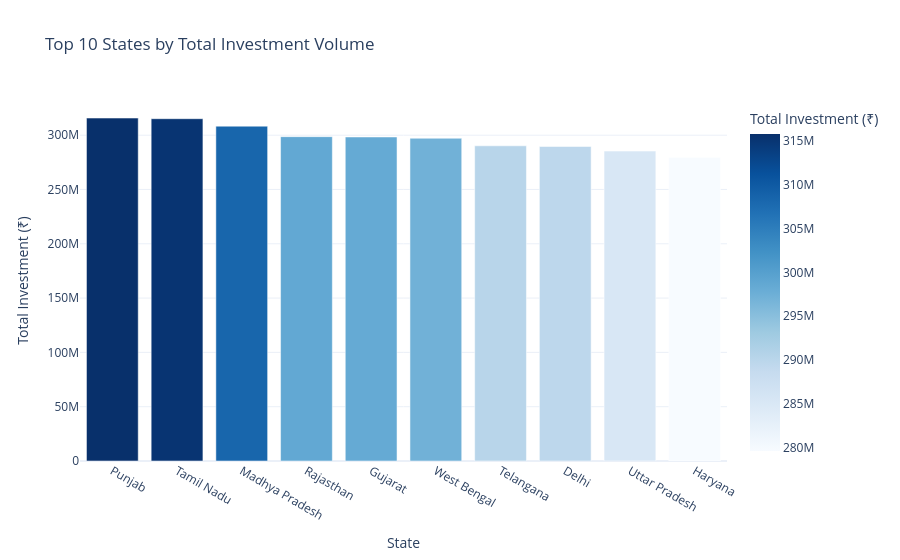

The code cell stored with this chart in its notebook:
### Code cell
# 10g. Top 10 states by total investment
state_inv = transactions.groupby("state")["amount_inr"].sum().nlargest(10)

fig = px.bar(state_inv.reset_index(), x="state", y="amount_inr",
             title="Top 10 States by Total Investment Volume",
             labels={"amount_inr": "Total Investment (₹)", "state": "State"},
             color="amount_inr", color_continuous_scale="Blues",
             template="plotly_white")
fig.show()

### Figure 1 — Plotly figure (JSON) as saved in the notebook; plotly's stock layout.template omitted (floating-point values rounded to 4 significant figures)
{"data": [{"hovertemplate": "State=%{x}<br>Total Investment (₹)=%{marker.color}<extra></extra>", "legendgroup": "", "marker": {"color": [315780459, 315177237, 308312493, 298645822, 298358940, 297182514, 290219284, 289633404, 285368873, 279634354], "coloraxis": "coloraxis", "pattern": {"shape": ""}}, "name": "", "orientation": "v", "showlegend": false, "textposition": "auto", "type": "bar", "x": ["Punjab", "Tamil Nadu", "Madhya Pradesh", "Rajasthan", "Gujarat", "West Bengal", "Telangana", "Delhi", "Uttar Pradesh", "Haryana"], "xaxis": "x", "y": [315780459, 315177237, 308312493, 298645822, 298358940, 297182514, 290219284, 289633404, 285368873, 279634354], "yaxis": "y"}], "layout": {"barmode": "relative", "coloraxis": {"colorbar": {"title": {"text": "Total Investment (₹)"}}, "colorscale": [[0.0, "rgb(247,251,255)"], [0.125, "rgb(222,235,247)"], [0.25, "rgb(198,219,239)"], [0.375, "rgb(158,202,225)"], [0.5, "rgb(107,174,214)"], [0.625, "rgb(66,146,198)"], [0.75, "rgb(33,113,181)"], [0.875, "rgb(8,81,156)"], [1.0, "rgb(8,48,107)"]]}, "legend": {"tracegroupgap": 0}, "title": {"text": "Top 10 States by Total Investment Volume"}, "xaxis": {"anchor": "y", "domain": [0.0, 1.0], "title": {"text": "State"}}, "yaxis": {"anchor": "x", "domain": [0.0, 1.0], "title": {"text": "Total Investment (₹)"}}}}
